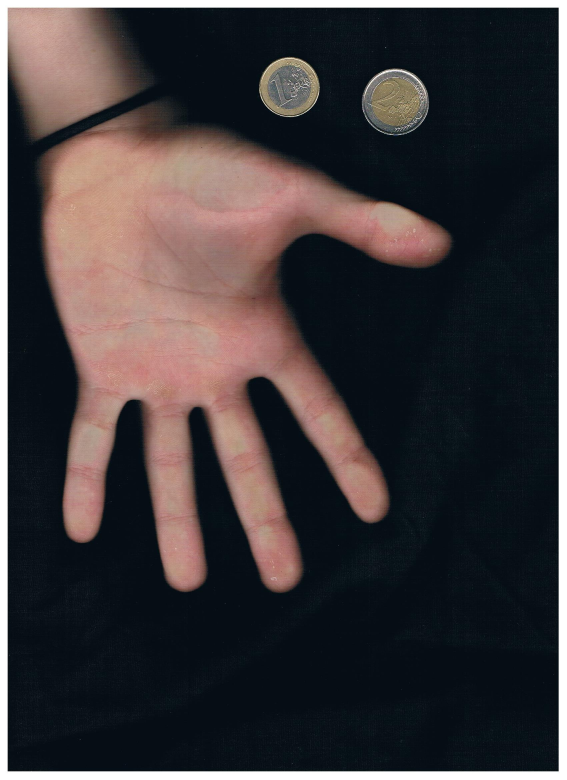
#> input picture images/Image (13).jpg, 1700 x 2338 px (shown at 1/3 size)
$ jupyter execute 'Hand scanner.ipynb'   (shell and % lines are left out)
#> lines starting #> are read from the running program, lines starting #| are printed output that depends on the picture; after the words box and inside, x2 and y2 are one past the last pixel; in counts of white or black regions, pixels touching at a corner belong together; long printed decimals are rounded
# Works best when used with right handed pictures

[cell 1]
from matplotlib import pyplot as plt
from scipy.spatial import distance as dist

import copy
import argparse
import cv2 as cv
import numpy as np
import math
import imutils

[cell 2]
# [9 lines of commented-out code are left out]
img_path = './images/Image (13).jpg' #right handed
#img_path = './images/Image (4).jpg' #left handed

img = cv.imread(img_path)
#> img is the input picture: shape (2338, 1700, 3); mean B, G, R 59.2, 57, 62.8

print('Original Dimensions : ',img.shape)
#| Original Dimensions :  (2338, 1700, 3)
if img.shape[1] > 1700:
    width = 1700
    height = 2331
    dim = (width, height)
    # resize image
    resized = cv.resize(img, dim, interpolation = cv.INTER_AREA)
    img = resized
    print('Resized Dimensions : ',resized.shape)

plt.rcParams["figure.figsize"] = (16, 9)

[cell 3]
#This part is in use
def CalculateDistance(x1, y1, x2, y2):
    return np.sqrt((x2-x1)**2+(y2-y1)**2)

# [18 lines of commented-out code are left out]

[cell 4]
#this is for the hand
hsvim = cv.cvtColor(img, cv.COLOR_BGR2HSV)
lower = np.array([0, 40, 80], dtype = "uint8")
upper = np.array([250, 250, 250], dtype = "uint8")
skinRegionHSV = cv.inRange(hsvim, lower, upper)
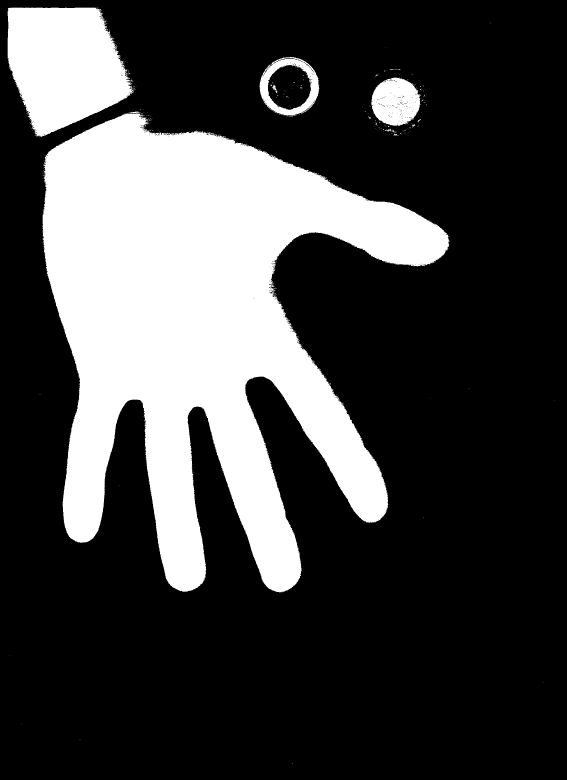
#> skinRegionHSV: shape (2338, 1700) (shown at 1/3 size); 25.9% white; 360 white regions (346 under 20 px), largest, box (x1, y1, x2, y2) and area: (127, 334, 1349, 1777) 894240, (23, 23, 403, 411) 105801, (1114, 233, 1263, 378) 16100
blurred = cv.blur(skinRegionHSV, (10,10))
blurred = cv.medianBlur(blurred,3)
blurred = cv.GaussianBlur(blurred,(3,3), 0)

#this part is for coins
gray = cv.cvtColor(img, cv.COLOR_BGR2GRAY)
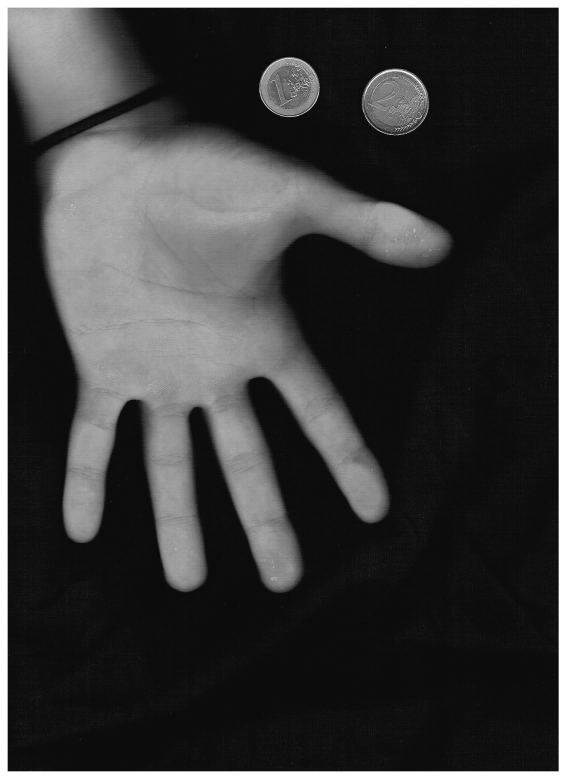
#> gray: shape (2338, 1700) (shown at 1/3 size); min 0, max 255, mean 59
gray = cv.GaussianBlur(gray, (5, 5), 0)
# threshold the image, then perform a series of erosions +
# dilations to remove any small regions of noise

threshC = cv.threshold(gray, 45, 255, cv.THRESH_BINARY)[1]
threshC = cv.erode(threshC, None, iterations=5)
threshC = cv.dilate(threshC, None, iterations=8)

ret,thresh = cv.threshold(blurred,50,200,cv.THRESH_BINARY)
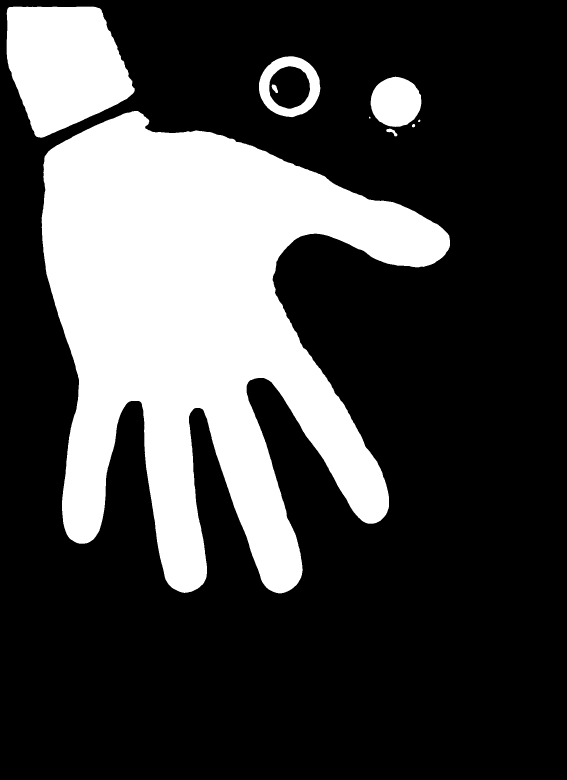
#> thresh: shape (2338, 1700) (shown at 1/3 size); values 0 (black) and 200 (white), 26.7% white; 9 white regions
#ret,thresh = cv.threshold(blurred,127,255,cv.THRESH_BINARY | cv.THRESH_OTSU)
#ret,thresh = cv.threshold(blurred,50,200,cv.THRESH_TOZERO_INV | cv.THRESH_OTSU)

plt.imshow(thresh)
#plt.imshow(threshC)

[cell 5]
# [7 lines of commented-out code are left out]

[cell 6]
#Hough circle
circles = cv.HoughCircles(threshC, cv.HOUGH_GRADIENT, 0.001, 100,
                     param1=40, param2=20, minRadius=10, maxRadius=350)
#> circles = [[867.5, 261.5, 95.1], [1187.5, 294.5, 105.6]]

circles = np.uint16(np.around(circles))
#> circles = [[868, 262, 95], [1188, 294, 106]]
print(circles.shape[1])
#| 2

radiusList = []
if circles is not None:
    for i in circles[0, :]:
        # draw the outer circle
        cv.circle(img, (i[0], i[1]), i[2], (0, 255, 0), -1)
        radiusList.append(i[2])
        # draw the center of the circle
        cv.circle(img, (i[0], i[1]), 2, (0, 0, 255), -1)
#> this loop made 2 passes
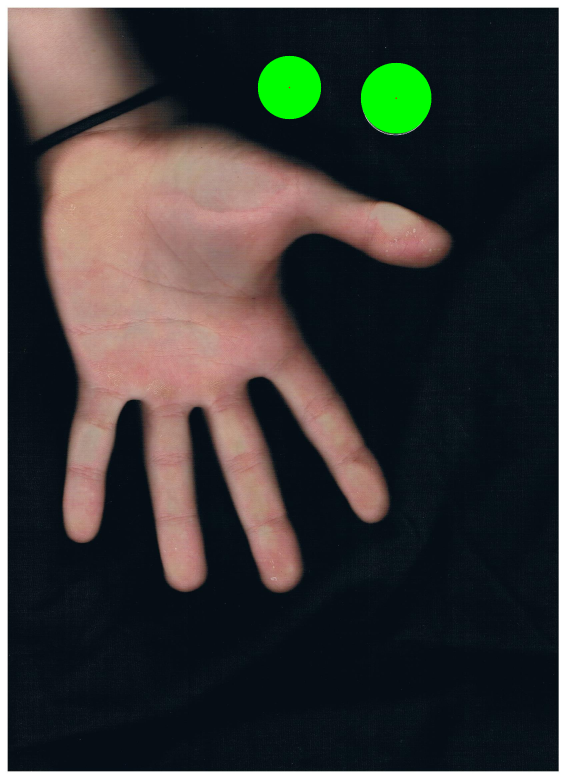
#> img: shape (2338, 1700, 3) (shown at 1/3 size); 1.6% of pixels changed, all inside (x1, y1, x2, y2) = (773, 167, 1295, 401)
#> after the loop, radiusList = [95, 106]

print(radiusList)
#| [95, 106]

#white line around hand, this is the line I calculate
contours, hierarchy = cv.findContours(thresh, cv.RETR_TREE, cv.CHAIN_APPROX_SIMPLE)
#> contours = 10 contours, 1 with area under 20; largest, box (x1, y1, x2, y2) and area: (125, 333, 1350, 1780) 914318, (20, 20, 404, 413) 109612, (777, 169, 961, 352) 25783, (1112, 230, 1264, 381) 17530, (807, 198, 931, 327) 12230
contours = max(contours, key=lambda x: cv.contourArea(x))
#> contours = contour of 3671 points, box (x1, y1, x2, y2) (125, 333, 1350, 1780), area 914318
cv.drawContours(img, [contours], -1, (255,255,255), 1)
#This is for looks
contours, hierarchy = cv.findContours(thresh, cv.RETR_TREE, cv.CHAIN_APPROX_SIMPLE)
#> contours = 10 contours, 1 with area under 20; largest, box (x1, y1, x2, y2) and area: (125, 333, 1350, 1780) 914318, (20, 20, 404, 413) 109612, (777, 169, 961, 352) 25783, (1112, 230, 1264, 381) 17530, (807, 198, 931, 327) 12230
contours = max(contours, key=lambda x: cv.contourArea(x))
#> contours = contour of 3671 points, box (x1, y1, x2, y2) (125, 333, 1350, 1780), area 914318
cv.drawContours(img, [contours], -1, (150,205,150), 5)


#yellow line connecting fingers
hull = cv.convexHull(contours)
#> hull = contour of 70 points, box (x1, y1, x2, y2) (125, 333, 1350, 1780), area 1375142
cv.drawContours(img, [hull], -1, (255,255,0), 5)
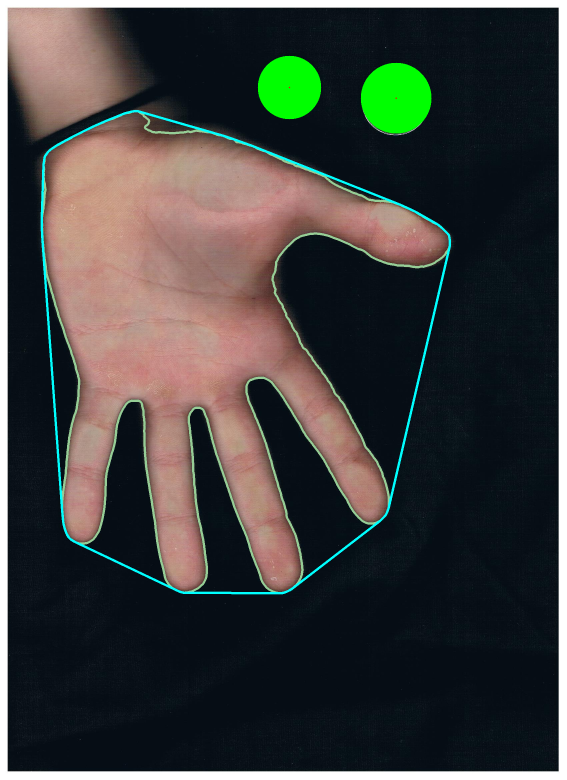
#> img: shape (2338, 1700, 3) (shown at 1/3 size); mean B, G, R 60.5, 62.8, 61.7

plt.imshow(img)

[cell 7]
TwoEuroDiameter = 25.75 # in mm
OneEuroDiameter = 23.25 # in mm
OneEuro = min(radiusList) * 2.0
#> OneEuro = 190
TwoEuro = max(radiusList) * 2.0
#> TwoEuro = 212
OnePixelLength = TwoEuroDiameter / TwoEuro
#> OnePixelLength = 0.121
_OnePixelLength = OneEuroDiameter / OneEuro

sought = [255,255,255]
resultPixel = np.count_nonzero(np.all(img == sought, axis=2))/1
#> resultPixel = 148406
circumference2 = resultPixel * OnePixelLength #2euro
#> circumference2 = 18025.7
circumference1 = resultPixel * _OnePixelLength #1euro
#> circumference1 = 18160.2

[cell 8]
img2 = img.copy()

hull = cv.convexHull(contours, returnPoints=False)
#> hull = 70 values, max 3670 at index 0, min 0 at index 69, mean 1409.6
defects = cv.convexityDefects(contours, hull)
#> defects = 63 rows, first 6: [0, 2, 1, 210], [2, 12, 7, 435], [12, 16, 13, 162], [16, 56, 41, 543], [56, 82, 63, 352], [82, 104, 103, 221]

dotCords = []
fingerTips = []

#print(len(contours))
if defects is not None:
    cnt = 0
    for i in range(defects.shape[0]):
        s, e, f, d = defects[i,0]
        start = tuple(contours[s][0])
        end = tuple(contours[e][0])
        far = tuple(contours[f][0])
        #print(f'start: {start} and end: {end}')
        dist = CalculateDistance(start[0],start[1],far[0],far[1])

        if dist > 300:

            length2 = dist * OnePixelLength
            length1 = dist * _OnePixelLength

            length2 = int(length2)
            length1 = int(length1)

            cv.circle(img2, far, 20, [255, 255, 2], -1)# dot between palm and little finger
            dotCords.append(far)
            #print(f'length with 2 Euro: {length2} mm, length with 1 Euro: {length1}mm')

            #these lines are from dots between fingers to finger tips
            cv.line(img2, start, far, (255,0,0),5)
            cv.line(img2, end, far, (255,0,255),5)


        #Cosine theorem
        a = np.sqrt((end[0] - start[0]) ** 2 + (end[1] - start[1]) ** 2)
        b = np.sqrt((far[0] - start[0]) ** 2 + (far[1] - start[1]) ** 2)
        c = np.sqrt((end[0] - far[0]) ** 2 + (end[1] - far[1]) ** 2)
        angle = np.arccos((b ** 2 + c ** 2 - a ** 2) / (2 * b * c))

        if angle <= np.pi / 2:  # angle less than 90 degree, treat as fingers
            c2 = cv.circle(img2, far, 20, [255, 255,  2], -1)#dots between fingers
            c2 = cv.circle(img2, end, 20, [255, 250,  2], -1)#dots on finger tips
            dotCords.append(far)
            fingerTips.append(end)
            cnt+=1
#> this loop made 63 passes
#> (s, e, f, d, start, end, far, dist) on passes 20, 33, 37: (279, 601, 498, 20349, (127, 722), (186, 1532), (237, 1138), 430.3), (654, 1045, 855, 119035, (230, 1628), (537, 1774), (419, 1203), 465.1), (1053, 1627, 1234, 142122, (552, 1778), (834, 1779), (599, 1223), 557)
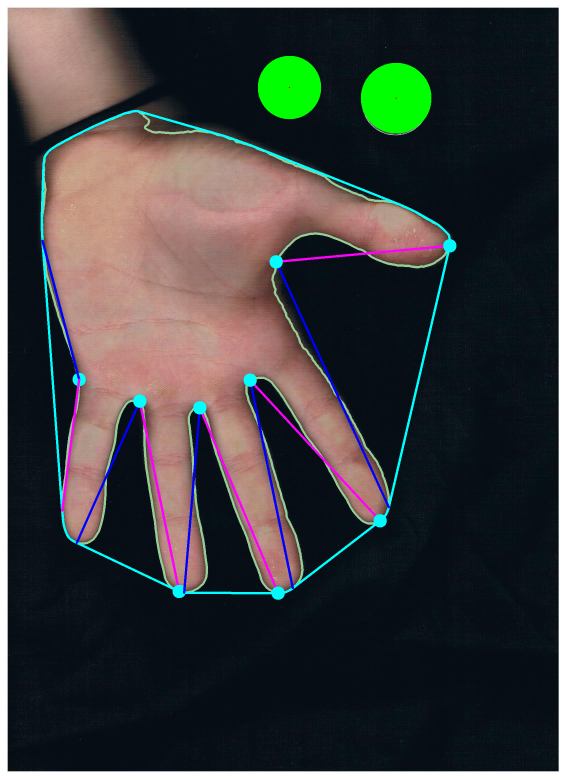
#> img2: shape (2338, 1700, 3) (shown at 1/3 size); 1.2% of pixels changed, all inside (x1, y1, x2, y2) = (124, 717, 1370, 1800)

#How many fingers are there to be found, displays on top of the picture
if cnt > 0:
    cnt = cnt+1
    #adds the number of fingers in the image
    cv.putText(img2, str(cnt), (1020, 2000), cv.FONT_HERSHEY_SIMPLEX,5, (255, 255, 255) , 10, cv.LINE_AA)
    #adds string fingers in the image
    cv.putText(img2, 'fingers', (1140, 2000), cv.FONT_HERSHEY_SIMPLEX,5, (255, 255, 255) , 10, cv.LINE_AA)


cv.line(img2, dotCords[0], dotCords[8], (20,255,150), (5))#this is for looks
cv.line(img2, dotCords[0], dotCords[8], (2,255,15), (1))#this is what I calculate

sought2 = [2,255,15]
linePixel = np.count_nonzero(np.all(img2 == sought2, axis=2))/1
width2 = linePixel * OnePixelLength
width1 = linePixel * _OnePixelLength
print('done')
#plt.imshow(img2)

[cell 9]
image = img2.copy()
extremePoints = []

cnts = cv.findContours(thresh.copy(), cv.RETR_EXTERNAL,
    cv.CHAIN_APPROX_SIMPLE)
cnts = imutils.grab_contours(cnts)
c = max(cnts, key=cv.contourArea)

# determine the most extreme points along the contour
extLeft = tuple(c[c[:, :, 0].argmin()][0])
extRight = tuple(c[c[:, :, 0].argmax()][0])
extTop = tuple(c[c[:, :, 1].argmin()][0])
extBot = tuple(c[c[:, :, 1].argmax()][0])
extremePoints.append(extTop)
extremePoints.append(extBot)

# draw the outline of the object, then draw each of the
# extreme points, where the left-most is red, right-most
# is green, top-most is blue, and bottom-most is teal
cv.drawContours(image, [c], -1, (0, 255, 255), 2)
cv.circle(image, extLeft, 20, (255, 255, 0), -1)#thumb
cv.circle(image, extRight, 20, (0, 255, 0), -1)
cv.circle(image, extTop, 20, (255, 0, 0), -1)
cv.circle(image, extBot, 20, (255, 255, 0), -1)


cv.line(image, extremePoints[0], extremePoints[1], (100,255,150), (5))#this is for looks
cv.line(image, extremePoints[0], extremePoints[1], (30,255,45), (1))#this is what I calculate
sought3 = [30,255,45]
linePixel = np.count_nonzero(np.all(image == sought3, axis=2))/1
height2 = linePixel * OnePixelLength
height1 = linePixel * _OnePixelLength

# show the output image
plt.imshow(image)

[cell 10]
image2 = image.copy()

#cv.circle(image2,fingerTips[1],20,(255,255,255),-1)

cv.line(image2, fingerTips[0], fingerTips[3], (29,255,45), (1))
sought4 = [29,255,45]
linePixel1 = np.count_nonzero(np.all(image2 == sought4, axis=2))/1
thumbIndexMM1 = linePixel1 * OnePixelLength
thumbIndexMM2 = linePixel1 * _OnePixelLength

cv.line(image2, fingerTips[2], fingerTips[1], (36,251,47), (1))
sought5 = [36,251,47]
linePixel2 = np.count_nonzero(np.all(image2 == sought5, axis=2))/1
indexMiddleMM1 = linePixel2 * OnePixelLength
indexMiddleMM2 = linePixel2 * _OnePixelLength

cv.line(image2, extLeft, fingerTips[3], (31,255,45), (1))
sought6 = [31,255,45]
linePixel3 = np.count_nonzero(np.all(image2 == sought6, axis=2))/1
thumbPinkyMM1 = linePixel3 * OnePixelLength
thumbPinkyMM2 = linePixel3 * _OnePixelLength

print(f'With 2euro 1 pixel lenght: {OnePixelLength}, counted pixels: {resultPixel}, circumference in mm: {circumference2}')
#| With 2euro 1 pixel lenght: 0.1215, counted pixels: 148406.0, circumference in mm: 18025.729
print(f'With 1euro 1 pixel lenght: {_OnePixelLength}, counted pixels: {resultPixel}, circumference in mm: {circumference1}')
#| With 1euro 1 pixel lenght: 0.1224, counted pixels: 148406.0, circumference in mm: 18160.208
print()
print(f'With 2euro widht in mm: {width2}')
#| With 2euro widht in mm: 71.906
print(f'With 1euro widht in mm: {width1}')
#| With 1euro widht in mm: 72.442
print()
print(f'With 2euro height in mm: {height2}')
#| With 2euro height in mm: 175.756
print(f'With 1euro height in mm: {height1}')
#| With 1euro height in mm: 177.067
print()
print(f'Diagnonal lenght between thumb and index finger using 2euro: {thumbIndexMM1} mm')
#| Diagnonal lenght between thumb and index finger using 2euro: 126.078 mm
print(f'Diagnonal lenght between thumb and index finger using 1euro: {thumbIndexMM2} mm')
#| Diagnonal lenght between thumb and index finger using 1euro: 127.018 mm
print()
print(f'Diagnonal lenght between middle finger and index finger 2euro: {indexMiddleMM1} mm')
#| Diagnonal lenght between middle finger and index finger 2euro: 37.289 mm
print(f'Diagnonal lenght between middle finger and index finger 1euro: {indexMiddleMM2} mm')
#| Diagnonal lenght between middle finger and index finger 1euro: 37.567 mm
print()
print(f'Diagnonal lenght between pinky and thumb 2euro: {thumbPinkyMM1} mm')
#| Diagnonal lenght between pinky and thumb 2euro: 148.791 mm
print(f'Diagnonal lenght between pinky and thumb 1euro: {thumbPinkyMM2} mm')
#| Diagnonal lenght between pinky and thumb 1euro: 149.901 mm

plt.imshow(image2)

[cell 11]
#Making a skeleton image of the hand, looks cool but does nothing

img3 = threshC.copy()

#thresh = cv.threshold(img3,127,255, cv.THRESH_BINARY)
ret,img3 = cv.threshold(img3, 127, 255, 0)
print(img3.shape)
#| (2338, 1700)

size = np.size(img3)
skel = np.zeros(img3.shape, np.uint8)

# Get a Cross Shaped Kernel
element = cv.getStructuringElement(cv.MORPH_CROSS, (3,3))

# Repeat steps 2-4
while True:
    #Step 2: Open the image
    open = cv.morphologyEx(img3, cv.MORPH_OPEN, element)
    #Step 3: Substract open from the original image
    temp = cv.subtract(img3, open)
    #Step 4: Erode the original image and refine the skeleton
    eroded = cv.erode(img3, element)
    skel = cv.bitwise_or(skel,temp)
    img3 = eroded.copy()
    # Step 5: If there are no white pixels left ie.. the image has been completely eroded, quit the loop
    if cv.countNonZero(img3)==0:
        break


skel = cv.dilate(skel, None, iterations=2)
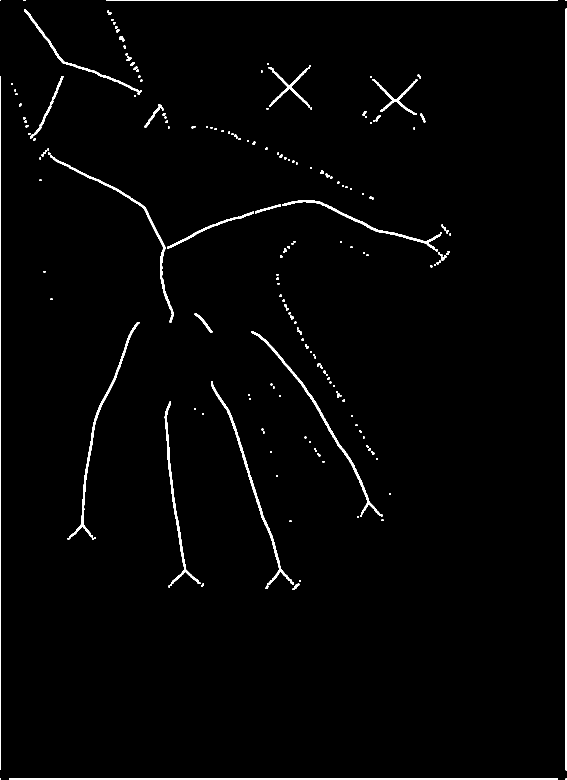
#> skel: shape (2338, 1700) (shown at 1/3 size); 1.6% white; 205 white regions (5 under 20 px), largest, box (x1, y1, x2, y2) and area: (1697, 26, 1700, 2311) 6855, (0, 228, 3, 2310) 6246, (27, 2335, 1673, 2338) 4938

#make copy to get color again
img4 = cv.cvtColor(skel, cv.COLOR_GRAY2BGR)

plt.imshow(img4)
